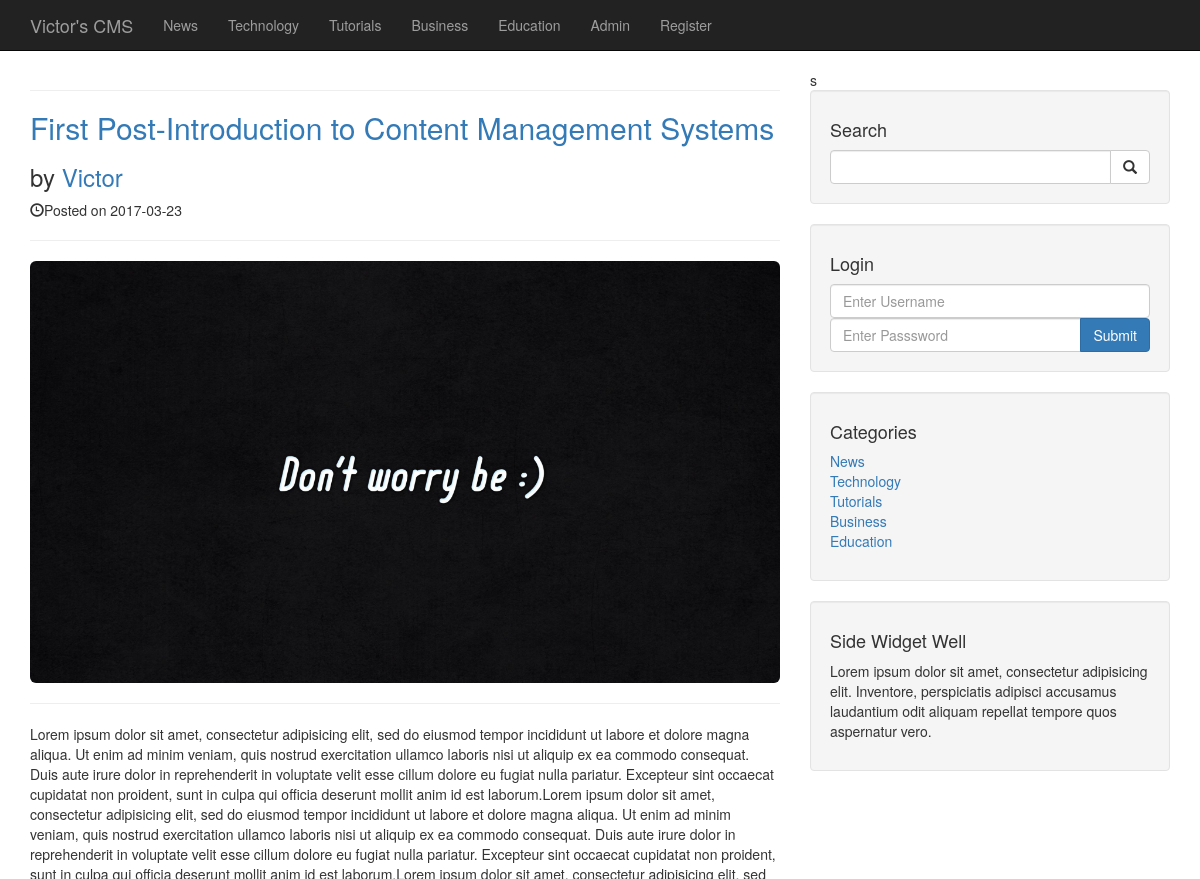
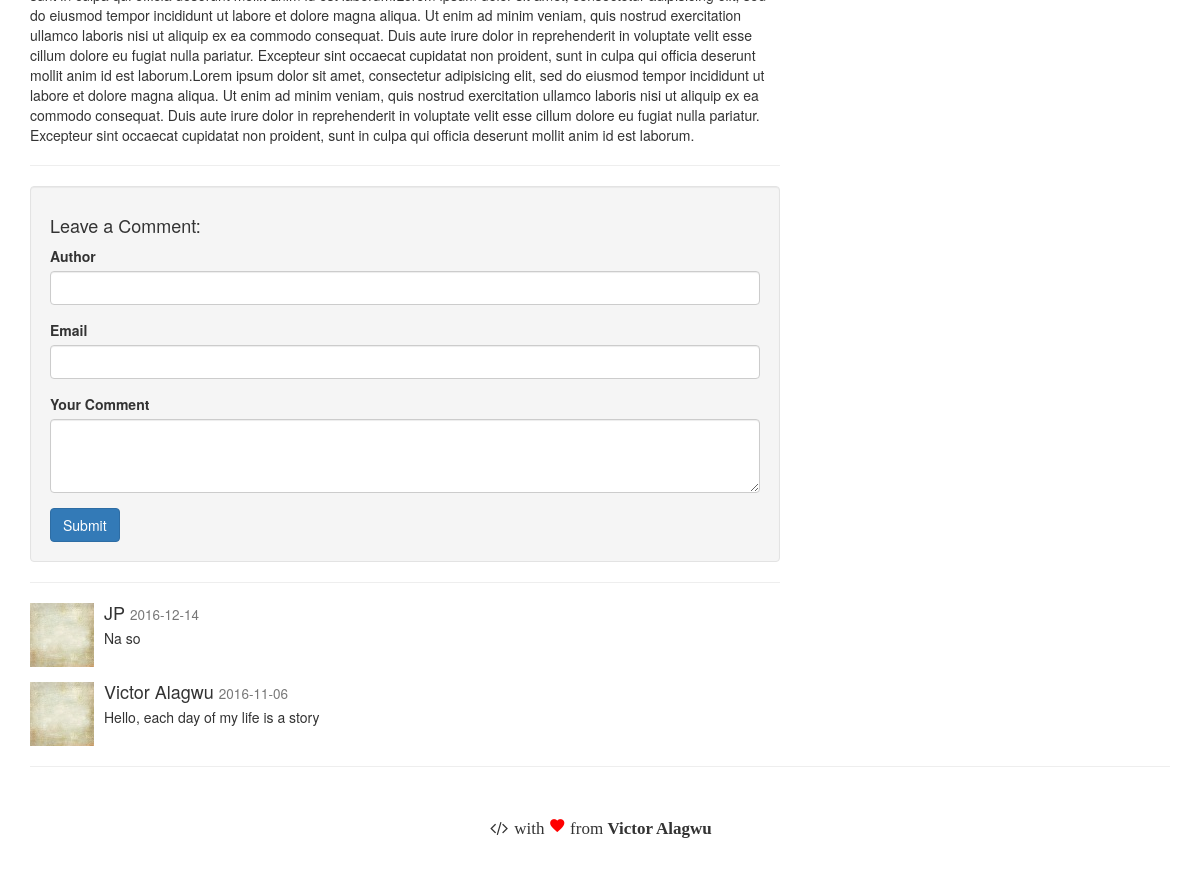
The page /post.php?post=1 on the database its author committed (2 pictures, top to bottom).
### tables this page shows
CREATE TABLE `categories` (
  `cat_id` int(11) NOT NULL,
  `cat_title` varchar(255) NOT NULL
);

CREATE TABLE `posts` (
  `post_id` int(3) NOT NULL,
  `post_category_id` int(3) NOT NULL,
  `post_title` varchar(255) NOT NULL,
  `post_author` varchar(255) NOT NULL,
  `post_date` date NOT NULL,
  `post_image` text NOT NULL,
  `post_content` text NOT NULL,
  `post_tags` varchar(300) NOT NULL,
  `post_comment_count` varchar(255) NOT NULL,
  `post_status` varchar(255) NOT NULL DEFAULT 'draft'
);

CREATE TABLE `comments` (
  `comment_id` int(3) NOT NULL,
  `comment_post_id` int(3) NOT NULL,
  `comment_author` varchar(255) NOT NULL,
  `comment_email` varchar(255) NOT NULL,
  `comment_content` text NOT NULL,
  `comment_status` varchar(255) NOT NULL,
  `comment_date` date NOT NULL
);

### post.php (the view, shortened to what this page needs)
<?php include 'includes/header.php';?>
<?php include 'includes/navbar.php';?>
<?php
if (isset($_GET['post'])) {
	$post = $_GET['post'];
}
$query = "SELECT * FROM posts WHERE post_id=$post";
$run_query = mysqli_query($con, $query);
while ($row = mysqli_fetch_assoc($run_query)) {
	$post_title = $row['post_title'];
	$post_id = $row['post_id'];
	$post_author = $row['post_author'];
	$post_date = $row['post_date'];
	$post_image = $row['post_image'];
	$post_content = $row['post_content'];
	?>
    <div class="container">
        <div class="row">
            <div class="col-lg-8">
                <hr>
	       		<p><h2><a href="post.php?post=<?php echo $post_id; ?>"><?php echo $post_title; ?></a></h2></p>
                <p><h3>by <a href="#"><?php echo $post_author; ?></a></h3></p>
                <p><span class="glyphicon glyphicon-time"></span>Posted on <?php echo $post_date; ?></p>
                <hr>
                <img class="img-responsive img-rounded" src="img/<?php echo $post_image; ?>" alt="900 * 300">
                <hr>
                <p><?php echo $post_content; ?></p>
                <hr>
                <?php }?>
                <div class="well">
                    <h4>Leave a Comment:</h4>
                        <form role="form" method="POST" action="">
                            <div class="form-group">
                                <label for="comment_author">Author</label>
                                <input type="text" class="form-control" name="comment_author">
                            </div>
                            <div class="form-group">
                                <label for="comment_email">Email</label>
                                <input type="email" class="form-control" name="comment_email" >
                            </div>
                            <div class="form-group">
                            <label for="comment_email">Your Comment</label>
                                <textarea type="text" class="form-control" rows="3" name="comment_content"></textarea>
                            </div>
                            <button class="btn btn-primary" type="submit"  name="create_comment">Submit</button>
                        </form>
                </div>
                <hr>
                <?php
$comment_query = "SELECT * FROM comments WHERE comment_post_id= {$post} AND comment_status='approved' ORDER BY comment_id DESC";
$run_comment_query = mysqli_query($con, $comment_query);
while ($row = mysqli_fetch_array($run_comment_query)) {
	$comment_date = $row['comment_date'];
	$comment_content = $row['comment_content'];
	$comment_author = $row['comment_author'];
	echo " <div class='media'>";
	echo "<a class='pull-left' href='#'>";
	echo "<img class='media-object' src='img/comment.jpg' alt=''>";
	echo "</a>";
	echo "<div class='media-body'>";
	echo "<h4 class='media-heading'>{$comment_author}
                            <small>{$comment_date}</small>
                        </h4>";
	echo "{$comment_content}";
	echo "</div>";
	echo "</div>";
}
?>
    </div>
            <div class="col-md-4">
               <?php include 'includes/sidebar.php';
?>
            </div>
        </div>
        <hr>
       <?php include 'includes/footer.php';?>
    </div>
</body>
</html>

### includes/header.php (shortened to what this page needs)
<!DOCTYPE html>
<html>
<head>
	<link rel="stylesheet" type="text/css" href="css/bootstrap.min.css">
	<link rel="stylesheet" type="text/css" href="css/cms-home.css">
	<link rel="stylesheet" type="text/css" href="css/material-icons.css">
	<link href="admin/font-awesome/css/font-awesome.min.css" rel="stylesheet" type="text/css">
</head>
<body>

### includes/navbar.php (shortened to what this page needs)
     <nav class="navbar navbar-inverse navbar-fixed-top" role="navigation"">
			<div class="container">
				<div class="navbar-header">
					<a class="navbar-brand" href="index.php">Victor's CMS</a>
				</div>
				<div class="collapse navbar-collapse" id="bs-example-navbar-collapse-1">
                    <ul class="nav navbar-nav">
                    	<?php
$query = "SELECT * FROM categories";
$run_query = mysqli_query(
	$con, $query);
while ($row = mysqli_fetch_assoc($run_query)) {
	$cat_title = $row['cat_title'];
	echo "<li><a href=''>{$cat_title}</a></li>";
}
?>
						 <li><a href="admin">Admin</a></li>
						 <li><a href="register.php">Register</a></li>
					</ul>
				</div>
			</div>
	    </nav>

### includes/sidebar.php
s
                <div class="well">
                    <h4>Search</h4>
                    <form method="POST" action="search.php">
                    <div class="input-group">
                        <input name="search" type="text" class="form-control">
                        <span class="input-group-btn">
                            <button name="submit" class="btn btn-default" type="submit">
                                <span class="glyphicon glyphicon-search"></span>
                        </button>
                        </span>
                    </div>
                    </form>
                </div>
        <div class="well">
                    <h4>Login</h4>
                    <form method="POST" action="includes/login.php">
                    <div class="">
                         <input name="user_name" type="text" class="form-control" placeholder="Enter Username">
                    </div>
                    <div class="input-group">
                        <input name="user_password" type="password" class="form-control" placeholder="Enter Passsword">
                        <span class="input-group-btn">
                            <button name="login" class="btn btn-primary" type="submit">
Submit
                        </button>
                        </span>
                    </div>
                    </form>
                </div>
                <div class="well">
                <?php
$query = "SELECT * FROM categories";
$run_query_siddebar = mysqli_query(
	$con, $query);
?>
                    <h4>Categories</h4>
                    <div class="row">
                        <div class="col-lg-12">
                            <ul class="list-unstyled">
                            <?php
while ($row = mysqli_fetch_assoc($run_query_siddebar)) {
	$cat_id = $row['cat_id'];
	$cat_title = $row['cat_title'];
	echo "<li><a href='category.php?cat_id={$cat_id}'>{$cat_title}</a>
                                </li>";
}
?>
                            </ul>
                        </div>
                    </div>
                </div>
                <?php include 'widget.php';?>

### includes/widget.php
<div class="well">
                    <h4>Side Widget Well</h4>
                    <p>Lorem ipsum dolor sit amet, consectetur adipisicing elit. Inventore, perspiciatis adipisci accusamus laudantium odit aliquam repellat tempore quos aspernatur vero.</p>
                </div>

### includes/footer.php
<footer class="foo">
           <div class="row">
               <div class="col-lg-12">
                   <p style="text-align:center; font-family: 'Monotype Corsiva'; font-size:17px;"><i  class="fa fa-fw fa-code"></i> with <i class="material-icons" style="color: red;">favorite</i> from <b >Victor Alagwu</b></p>
               </div>
           </div>
  </footer>

### css/cms-home.css (style rules this page uses)
body { padding-top: 70px; }
footer { margin: 50px 0; }

### rows shown on the page
categories: cat_title "News"
categories: cat_title "Technology"
categories: cat_title "Tutorials"
categories: cat_title "Business"
categories: cat_title "Education"
posts: post_title "First Post-Introduction to Content Management Systems", post_author "Victor", post_date "2017-03-23", post_image (picture), post_content "Lorem ipsum dolor sit amet, consectetur adipisicing elit, sed do eiusmod tempor incididunt ut labore et dolore magna aliqua. Ut enim ad minim veniam, quis nostrud exercitation ullamco laboris nisi ut aliquip ex ea commodo consequat. Duis aute irure dolor in reprehenderit in voluptate velit esse cillum dolore eu fugiat nulla pariatur. Excepteur sint occaecat cupidatat non proident, sunt in culpa qui officia deserunt mollit anim id est laborum.Lorem ipsum dolor sit amet, consectetur adipisicing elit, sed do eiusmod tempor incididunt ut labore et dolore magna aliqua. Ut enim ad minim veniam, quis nostrud exercitation ullamco laboris nisi ut aliquip ex ea commodo consequat. Duis aute irure…"
comments: comment_author "JP", comment_date "2016-12-14", comment_content "Na so"
comments: comment_author "Victor Alagwu", comment_date "2016-11-06", comment_content "Hello, each day of my life is a story"
